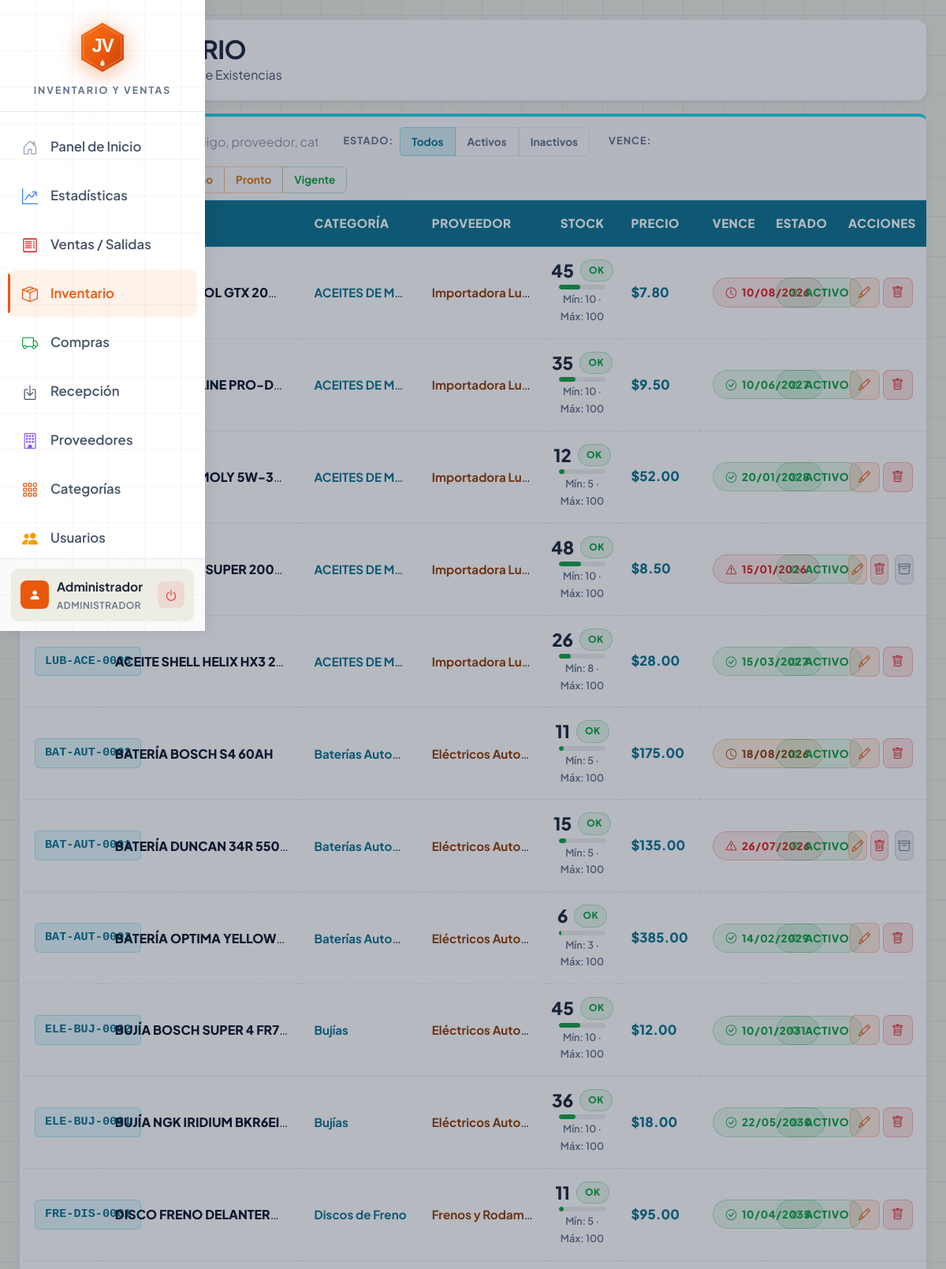
The app's page /modules/productos.php (signed in, upper part) with its own data.
### tables this page shows
CREATE TABLE `productos` (
  `id_producto` int(11) NOT NULL AUTO_INCREMENT,
  `sku` varchar(50) NOT NULL,
  `nombre_producto` varchar(150) NOT NULL,
  `precio_venta` decimal(10,2) NOT NULL,
  `precio_costo` decimal(10,2) DEFAULT 0.00,
  `stock_actual` int(11) DEFAULT 0,
  `stock_minimo` int(11) DEFAULT 5,
  `stock_maximo` int(11) NOT NULL DEFAULT 0,
  `fecha_vencimiento` date DEFAULT NULL,
  `status` enum('Activo','Inactivo') NOT NULL DEFAULT 'Activo',
  `id_categoria` int(11) NOT NULL,
  `id_proveedor` int(11) DEFAULT NULL,
  PRIMARY KEY (`id_producto`),
  UNIQUE KEY `idx_sku` (`sku`),
  KEY `fk_prod_cat` (`id_categoria`),
  KEY `idx_prod_status` (`status`),
  CONSTRAINT `fk_prod_cat` FOREIGN KEY (`id_categoria`) REFERENCES `categorias` (`id_categoria`) ON DELETE CASCADE
);

CREATE TABLE `categorias` (
  `id_categoria` int(11) NOT NULL AUTO_INCREMENT,
  `codigo` varchar(20) DEFAULT NULL,
  `nombre` varchar(100) NOT NULL,
  `descripcion` text DEFAULT NULL,
  `parent_id` int(11) DEFAULT NULL,
  `nivel` int(11) DEFAULT 0,
  `ruta` varchar(500) DEFAULT NULL,
  `sku_prefix` varchar(20) DEFAULT NULL,
  `atributos` longtext DEFAULT NULL CHECK (json_valid(`atributos`)),
  `stock_minimo` int(11) DEFAULT 5,
  `stock_maximo` int(11) DEFAULT 100,
  `alerta_reorden` tinyint(1) DEFAULT 0,
  `clasificacion_abc` char(1) DEFAULT NULL,
  `cuenta_compra` varchar(20) DEFAULT NULL,
  `cuenta_venta` varchar(20) DEFAULT NULL,
  `iva_porcentaje` decimal(5,2) DEFAULT 0.00,
  `tipo_manejo` varchar(20) DEFAULT 'normal',
  `ubicacion_defecto` varchar(50) DEFAULT NULL,
  `status` enum('Activo','Inactivo') NOT NULL DEFAULT 'Activo',
  PRIMARY KEY (`id_categoria`)
);

### modules/productos.php (the view, shortened to what the rows shown need)
<?php
$db = Database::getInstance();
$registros_por_pagina = 30;
$pagina_actual = isset($_GET['p']) ? (int)$_GET['p'] : 1;
$offset = ($pagina_actual - 1) * $registros_por_pagina;
$esAdmin = Security::esAdmin();
$productos = $db->fetchAll(
    "SELECT p.*, c.nombre as nombre_cat, COALESCE(NULLIF(p.stock_maximo,0), c.stock_maximo, 100) as capacidad,
        COALESCE(pr.nombre_empresa, (
            SELECT pr2.nombre_empresa FROM detalle_compras dc JOIN compras co ON dc.id_compra = co.id_compra LEFT JOIN proveedores pr2 ON co.id_proveedor = pr2.id_proveedor WHERE dc.id_producto = p.id_producto AND co.status = 'Activa' ORDER BY co.fecha_compra DESC LIMIT 1
        )) as ultimo_proveedor
    FROM productos p LEFT JOIN categorias c ON p.id_categoria = c.id_categoria LEFT JOIN proveedores pr ON p.id_proveedor = pr.id_proveedor ORDER BY p.status DESC, p.nombre_producto ASC LIMIT ? OFFSET ?",
    [$registros_por_pagina, $offset]
);
?>
<!DOCTYPE html>
<html lang="es">
<head>
    <?php include '../includes/diseno.php'; ?>
        <link rel="stylesheet" href="../assets/modules/productos/productos.css?v=7">
</head>
<body>
    <?php include '../includes/sidebar.php'; ?>
    <div class="main-wrapper" id="mainWrapper">
        <div class="container-fluid px-4 py-4">
            <div class="card-jv d-flex align-items-center gap-3 mb-3" style="padding: 18px 24px; border-left: 4px solid var(--jv-orange);">
                <div>
                    <h1 class="font-brand fw-bold m-0" style="font-size: 2rem; color: var(--jv-text-primary);">INVENTARIO</h1>
                </div>
            </div>
            <div class="card-jv card-jv-table p-0">
                <div class="table-responsive">
                    <table class="table-jv mb-0">
                        <thead>
                            <tr>
                                <th class="text-center" style="width:9%;">CÓDIGO</th>
                                <th style="width:22%;">PRODUCTO</th>
                                <th style="width:13%;">CATEGORÍA</th>
                                <th style="width:14%;">PROVEEDOR</th>
                                <th class="text-center" style="width:8%;">STOCK</th>
                                <th style="width:9%;">PRECIO</th>
                                <th class="text-center" style="width:7%;">VENCE</th>
                                <th class="text-center" style="width:8%;">ESTADO</th>
                                <?php if ($esAdmin): ?>
                                    <th class="text-center" style="width:10%;">ACCIONES</th>
                                <?php endif; ?>
                            </tr>
                        </thead>
                        <tbody id="tablaProductos">
                            <?php if (!empty($productos)): ?>
                                <?php foreach ($productos as $row):
                                    $stk = intval($row['stock_actual']);
                                    $min = intval($row['stock_minimo']);
                                    $max = max(1, intval($row['capacidad'] ?? 100));
                                    if ($stk == 0) {
                                        $stk_cls = 'danger';
                                        $stk_lbl = 'AGOTADO';
                                        $stk_pct = 0;
                                    } elseif ($stk <= $min) {
                                        $stk_cls = 'danger';
                                        $stk_lbl = 'BAJO';
                                        $stk_pct = max(5, ($stk / $max) * 100);
                                    } elseif ($stk >= $max) {
                                        $stk_cls = 'info';
                                        $stk_lbl = 'COMPLETO';
                                        $stk_pct = 100;
                                    } else {
                                        $pct = ($stk / $max) * 100;
                                        $stk_cls = 'success';
                                        $stk_lbl = 'OK';
                                        $stk_pct = $pct;
                                    }
                                    $bar_color = $stk_cls == 'danger' ? '#DC2626' : ($stk_cls == 'info' ? '#2563EB' : '#16A34A');
                                ?>
                                    <?php
                                    $venc = $row['fecha_vencimiento'] ?? '';
                                    $venc_cls = '';
                                    $vc = 'badge-secondary';
                                    $vi = 'dash-circle';
                                    $vd = '';
                                    if ($venc) {
                                        $dias_v = floor((strtotime($venc) - time()) / 86400);
                                        $vd = date('d/m/Y', strtotime($venc));
                                        if ($dias_v < 0) {
                                            $venc_cls = 'vencido';
                                            $vc = 'badge-danger';
                                            $vi = 'exclamation-triangle';
                                        } elseif ($dias_v <= 7) {
                                            $venc_cls = 'proximo';
                                            $vc = 'badge-danger';
                                            $vi = 'clock';
                                        } elseif ($dias_v <= 30) {
                                            $venc_cls = 'pronto';
                                            $vc = 'badge-warning';
                                            $vi = 'clock';
                                        } else {
                                            $venc_cls = 'vigente';
                                            $vc = 'badge-success';
                                            $vi = 'check-circle';
                                        }
                                    }
                                    ?>
                                    <tr data-id="<?php echo $row['id_producto']; ?>" data-sku="<?php echo strtolower(htmlspecialchars($row['sku'])); ?>" data-nombre="<?php echo strtolower(htmlspecialchars($row['nombre_producto'])); ?>" data-prov="<?php echo strtolower(htmlspecialchars($row['ultimo_proveedor'] ?? '')); ?>" data-prov-id="<?php echo intval($row['id_proveedor'] ?? 0); ?>" data-stock="<?php echo $row['stock_actual']; ?>" data-minimo="<?php echo $row['stock_minimo']; ?>" data-max="<?php echo $max; ?>" data-maximo="<?php echo intval($row['stock_maximo'] ?? 0); ?>" data-pvp="<?php echo $row['precio_venta']; ?>" data-costo="<?php echo $row['precio_costo']; ?>" data-status="<?php echo $row['status']; ?>" data-venc="<?php echo $row['fecha_vencimiento'] ?? ''; ?>" data-venc-cls="<?php echo $venc_cls; ?>">
                                        <td class="td-prod-sku">
                                            <span class="codigo-badge"><?php echo htmlspecialchars($row['sku']); ?></span>
                                        </td>
                                        <td class="td-prod-nombre" data-tooltip="<?php echo htmlspecialchars($row['nombre_producto']); ?>">
                                            <span class="prod-nombre text-uppercase"><?php echo htmlspecialchars($row['nombre_producto']); ?></span>
                                        </td>
                                        <td class="td-prod-cat" data-tooltip="<?php echo htmlspecialchars($row['nombre_cat'] ?? 'Sin categoría'); ?>">
                                            <span class="prod-cat"><?php echo htmlspecialchars($row['nombre_cat'] ?? 'Sin categoría'); ?></span>
                                        </td>
                                        <td class="td-prod-prov" data-tooltip="<?php echo htmlspecialchars($row['ultimo_proveedor'] ?? '—'); ?>">
                                            <span class="prod-prov"><?php echo htmlspecialchars($row['ultimo_proveedor'] ?? '—'); ?></span>
                                        </td>
                                        <td class="td-stock text-center">
                                            <div class="d-flex align-items-center justify-content-center gap-2 mb-1">
                                                <span class="stk-num"><?php echo $stk; ?></span>
                                                <span class="badge-jv badge-<?php echo $stk_cls; ?>" style="font-size:0.75rem;padding:3px 10px;"><?php echo $stk_lbl; ?></span>
                                            </div>
                                            <div style="height:6px;background:rgba(15,26,46,0.08);border-radius:3px;overflow:hidden;margin:0 auto;max-width:100px;">
                                                <div style="height:100%;width:<?php echo $stk_pct; ?>%;background:<?php echo $bar_color; ?>;border-radius:3px;transition:width 0.3s;"></div>
                                            </div>
                                            <div class="stk-meta">
                                                Mín: <?php echo $min; ?> · Máx: <?php echo $max; ?>
                                            </div>
                                        </td>
                                        <td>
                                            <span class="prod-precio">$<?php echo number_format($row['precio_venta'], 2); ?></span>
                                        </td>
                                        <td class="text-center">
                                            <span class="badge-jv <?php echo $vc; ?>" style="white-space:nowrap;font-size:.85rem;">
                                                <i class="bi bi-<?php echo $vi; ?>"></i> <?php echo $vd ?: '—'; ?>
                                            </span>
                                        </td>
                                        <td class="text-center">
                                            <span class="badge-jv <?php echo ($row['status'] == 'Activo') ? 'badge-success' : 'badge-danger'; ?>" style="font-size:.85rem;">
                                                <i class="bi bi-<?php echo ($row['status'] == 'Activo') ? 'eye' : 'eye-off'; ?>"></i>
                                                <?php echo strtoupper($row['status']); ?>
                                            </span>
                                        </td>
                                        <?php if ($esAdmin): ?>
                                            <td class="text-center">
                                                <div class="d-flex justify-content-center gap-1">
                                                    <button type="button" class="btn btn-sm p-0" style="width:38px;height:38px;border-radius:8px;background:rgba(234,88,12,0.12);color:var(--jv-orange);border:1px solid rgba(234,88,12,0.25);display:inline-flex;align-items:center;justify-content:center;font-size:.95rem;transition:.15s;" onclick="editarProducto(<?php echo $row['id_producto']; ?>)" title="Editar">
                                                        <i class="bi bi-pencil"></i>
                                                    </button>
                                                    <?php if ($row['status'] === 'Activo'): ?>
                                                        <button type="button" class="btn btn-sm p-0" style="width:38px;height:38px;border-radius:8px;background:rgba(220,38,38,0.12);color:var(--jv-danger);border:1px solid rgba(220,38,38,0.25);display:inline-flex;align-items:center;justify-content:center;font-size:.95rem;transition:.15s;" onclick="toggleProducto(<?php echo $row['id_producto']; ?>, '<?php echo htmlspecialchars($row['nombre_producto']); ?>', 'desactivar')" title="Desactivar">
                                                            <i class="bi bi-trash"></i>
                                                        </button>
                                                        <?php if ($venc_cls === 'vencido'): ?>
                                                            <button type="button" class="btn btn-sm p-0 ms-1" style="width:38px;height:38px;border-radius:8px;background:rgba(100,116,139,0.12);color:var(--jv-text-muted);border:1px solid rgba(100,116,139,0.25);display:inline-flex;align-items:center;justify-content:center;font-size:.95rem;transition:.15s;" onclick="bajaVencido(<?php echo $row['id_producto']; ?>, '<?php echo htmlspecialchars($row['nombre_producto']); ?>')" title="Dar de baja por vencimiento">
                                                                <i class="bi bi-archive"></i>
                                                            </button>
                                                        <?php endif; ?>
                                                    <?php endif; ?>
                                                </div>
                                            </td>
                                        <?php endif; ?>
                                    </tr>
                                <?php endforeach; ?>
                            <?php endif; ?>
                        </tbody>
                    </table>
                </div>
            </div>
        </div>
    </div>
</body>
</html>

### records on screen
productos: nombre_producto "ACEITE CASTROL GTX 20…", id_categoria.nombre "ACEITES DE M…", ultimo_proveedor "Importadora Lu…", stock_actual "45", stk_lbl "OK", stock_minimo "10", max "100", precio_venta "7.80", fecha_vencimiento "10/08/2026", status "ACTIVO"
productos: nombre_producto "ACEITE HAVOLINE PRO-D…", id_categoria.nombre "ACEITES DE M…", ultimo_proveedor "Importadora Lu…", stock_actual "35", stk_lbl "OK", stock_minimo "10", max "100", precio_venta "9.50", fecha_vencimiento "10/06/2027", status "ACTIVO"
productos: nombre_producto "ACEITE LIQUI MOLY 5W-3…", id_categoria.nombre "ACEITES DE M…", ultimo_proveedor "Importadora Lu…", stock_actual "12", stk_lbl "OK", stock_minimo "5", max "100", precio_venta "52.00", fecha_vencimiento "20/01/2028", status "ACTIVO"
productos: nombre_producto "ACEITE MOBIL SUPER 200…", id_categoria.nombre "ACEITES DE M…", ultimo_proveedor "Importadora Lu…", stock_actual "48", stk_lbl "OK", stock_minimo "10", max "100", precio_venta "8.50", fecha_vencimiento "15/01/2026", status "ACTIVO"
productos: sku "LUB-ACE-0003", nombre_producto "ACEITE SHELL HELIX HX3 2…", id_categoria.nombre "ACEITES DE M…", ultimo_proveedor "Importadora Lu…", stock_actual "26", stk_lbl "OK", stock_minimo "8", max "100", precio_venta "28.00", fecha_vencimiento "15/03/2027", status "ACTIVO", $row['id_producto'] 3 (drawn)
productos: sku "BAT-AUT-0002", nombre_producto "BATERÍA BOSCH S4 60AH", id_categoria.nombre "Baterías Auto…", ultimo_proveedor "Eléctricos Auto…", stock_actual "11", stk_lbl "OK", stock_minimo "5", max "100", precio_venta "175.00", fecha_vencimiento "18/08/2026", status "ACTIVO"
productos: sku "BAT-AUT-0001", nombre_producto "BATERÍA DUNCAN 34R 550…", id_categoria.nombre "Baterías Auto…", ultimo_proveedor "Eléctricos Auto…", stock_actual "15", stk_lbl "OK", stock_minimo "5", max "100", precio_venta "135.00", fecha_vencimiento "26/07/2026", status "ACTIVO"
productos: sku "BAT-AUT-0003", nombre_producto "BATERÍA OPTIMA YELLOW…", id_categoria.nombre "Baterías Auto…", ultimo_proveedor "Eléctricos Auto…", stock_actual "6", stk_lbl "OK", stock_minimo "3", max "100", precio_venta "385.00", fecha_vencimiento "14/02/2029", status "ACTIVO"
productos: sku "ELE-BUJ-0002", nombre_producto "BUJÍA BOSCH SUPER 4 FR7…", id_categoria.nombre "Bujías", ultimo_proveedor "Eléctricos Auto…", stock_actual "45", stk_lbl "OK", stock_minimo "10", max "100", precio_venta "12.00", fecha_vencimiento "10/01/2031", status "ACTIVO"
productos: sku "ELE-BUJ-0001", nombre_producto "BUJÍA NGK IRIDIUM BKR6EI…", id_categoria.nombre "Bujías", ultimo_proveedor "Eléctricos Auto…", stock_actual "36", stk_lbl "OK", stock_minimo "10", max "100", precio_venta "18.00", fecha_vencimiento "22/05/2030", status "ACTIVO"
productos: sku "FRE-DIS-0001", nombre_producto "DISCO FRENO DELANTER…", id_categoria.nombre "Discos de Freno", ultimo_proveedor "Frenos y Rodam…", stock_actual "11", stk_lbl "OK", stock_minimo "5", max "100", precio_venta "95.00", fecha_vencimiento "10/04/2035", status "ACTIVO"

### other values on screen
$nombre_visual "Administrador"
$rol_visual "ADMINISTRADOR"
